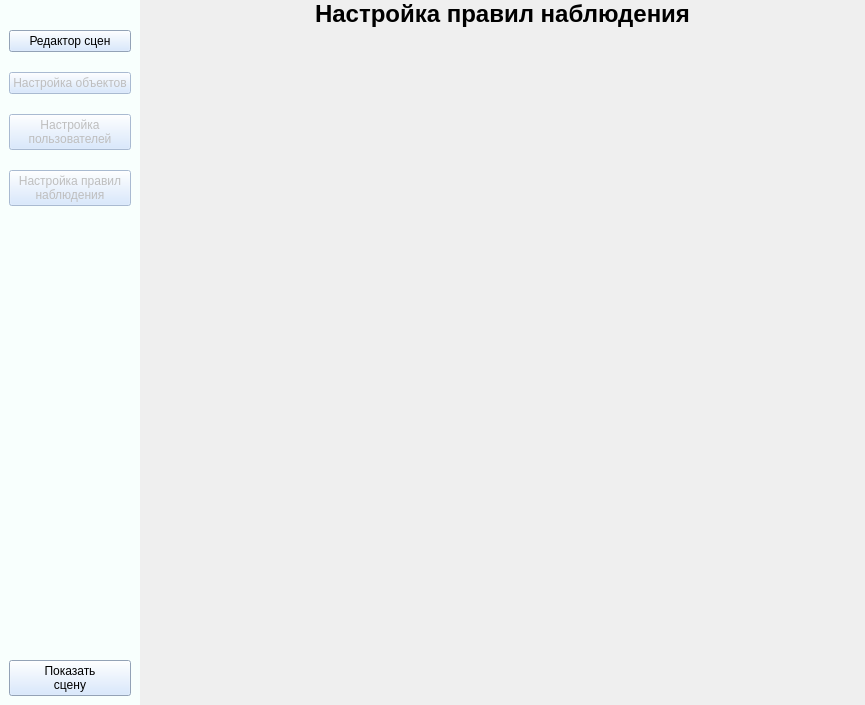
<?xml version="1.0" encoding="UTF-8"?>
<ui version="4.0">
 <class>MainWindow</class>
 <widget class="QMainWindow" name="MainWindow">
  <property name="geometry">
   <rect>
    <x>0</x>
    <y>0</y>
    <width>865</width>
    <height>705</height>
   </rect>
  </property>
  <property name="windowTitle">
   <string>Конфигуратор СОГРВ</string>
  </property>
  <widget class="QWidget" name="centralwidget">
   <layout class="QHBoxLayout" name="horizontalLayout">
    <property name="spacing">
     <number>0</number>
    </property>
    <property name="leftMargin">
     <number>0</number>
    </property>
    <property name="topMargin">
     <number>0</number>
    </property>
    <property name="rightMargin">
     <number>0</number>
    </property>
    <property name="bottomMargin">
     <number>0</number>
    </property>
    <item>
     <widget class="QWidget" name="widget" native="true">
      <property name="styleSheet">
       <string notr="true">QWidget{
	background-color: rgb(248, 255, 253);
}
QPushButton{
	background-color: rgb(206, 227, 255);
}</string>
      </property>
      <layout class="QVBoxLayout" name="verticalLayout_2">
       <property name="spacing">
        <number>20</number>
       </property>
       <property name="topMargin">
        <number>30</number>
       </property>
       <item>
        <widget class="QPushButton" name="configure_projects_btn">
         <property name="text">
          <string>Редактор сцен</string>
         </property>
         <property name="checkable">
          <bool>true</bool>
         </property>
        </widget>
       </item>
       <item>
        <widget class="QPushButton" name="configure_scene_objs_btn">
         <property name="enabled">
          <bool>false</bool>
         </property>
         <property name="text">
          <string>Настройка объектов</string>
         </property>
         <property name="checkable">
          <bool>true</bool>
         </property>
        </widget>
       </item>
       <item>
        <widget class="QPushButton" name="configure_persons_btn">
         <property name="enabled">
          <bool>false</bool>
         </property>
         <property name="text">
          <string>Настройка
пользователей</string>
         </property>
         <property name="checkable">
          <bool>true</bool>
         </property>
        </widget>
       </item>
       <item>
        <widget class="QPushButton" name="configure_rules_btn">
         <property name="enabled">
          <bool>false</bool>
         </property>
         <property name="text">
          <string>Настройка правил
наблюдения</string>
         </property>
         <property name="checkable">
          <bool>true</bool>
         </property>
        </widget>
       </item>
       <item>
        <spacer name="verticalSpacer">
         <property name="orientation">
          <enum>Qt::Vertical</enum>
         </property>
         <property name="sizeHint" stdset="0">
          <size>
           <width>20</width>
           <height>40</height>
          </size>
         </property>
        </spacer>
       </item>
       <item>
        <widget class="QPushButton" name="show_scene_btn">
         <property name="text">
          <string>Показать
сцену</string>
         </property>
        </widget>
       </item>
      </layout>
     </widget>
    </item>
    <item>
     <widget class="QWidget" name="widget_2" native="true">
      <layout class="QVBoxLayout" name="verticalLayout">
       <property name="leftMargin">
        <number>0</number>
       </property>
       <property name="topMargin">
        <number>0</number>
       </property>
       <property name="rightMargin">
        <number>0</number>
       </property>
       <property name="bottomMargin">
        <number>0</number>
       </property>
       <item>
        <widget class="QStackedWidget" name="stackedWidget">
         <property name="currentIndex">
          <number>3</number>
         </property>
         <widget class="QWidget" name="page_projects">
          <layout class="QVBoxLayout" name="page_projects_layout">
           <property name="leftMargin">
            <number>0</number>
           </property>
           <property name="topMargin">
            <number>0</number>
           </property>
           <property name="rightMargin">
            <number>0</number>
           </property>
           <property name="bottomMargin">
            <number>0</number>
           </property>
           <item>
            <widget class="QLabel" name="label">
             <property name="sizePolicy">
              <sizepolicy hsizetype="Preferred" vsizetype="Preferred">
               <horstretch>0</horstretch>
               <verstretch>0</verstretch>
              </sizepolicy>
             </property>
             <property name="font">
              <font>
               <pointsize>18</pointsize>
               <bold>true</bold>
              </font>
             </property>
             <property name="text">
              <string>Редактор сцен</string>
             </property>
             <property name="alignment">
              <set>Qt::AlignHCenter|Qt::AlignTop</set>
             </property>
            </widget>
           </item>
           <item>
            <widget class="QWidget" name="page_projects_content" native="true">
             <property name="sizePolicy">
              <sizepolicy hsizetype="Preferred" vsizetype="MinimumExpanding">
               <horstretch>0</horstretch>
               <verstretch>0</verstretch>
              </sizepolicy>
             </property>
             <layout class="QVBoxLayout" name="verticalLayout_5">
              <property name="leftMargin">
               <number>0</number>
              </property>
              <property name="topMargin">
               <number>0</number>
              </property>
              <property name="rightMargin">
               <number>0</number>
              </property>
              <property name="bottomMargin">
               <number>0</number>
              </property>
             </layout>
            </widget>
           </item>
          </layout>
         </widget>
         <widget class="QWidget" name="page_scene_objs">
          <layout class="QVBoxLayout" name="page_scene_objs_layout">
           <property name="leftMargin">
            <number>0</number>
           </property>
           <property name="topMargin">
            <number>0</number>
           </property>
           <property name="rightMargin">
            <number>0</number>
           </property>
           <property name="bottomMargin">
            <number>0</number>
           </property>
           <item>
            <widget class="QLabel" name="label_2">
             <property name="sizePolicy">
              <sizepolicy hsizetype="Preferred" vsizetype="Preferred">
               <horstretch>0</horstretch>
               <verstretch>0</verstretch>
              </sizepolicy>
             </property>
             <property name="font">
              <font>
               <pointsize>18</pointsize>
               <bold>true</bold>
              </font>
             </property>
             <property name="text">
              <string>Настройка объектов сцены</string>
             </property>
             <property name="alignment">
              <set>Qt::AlignHCenter|Qt::AlignTop</set>
             </property>
             <property name="buddy">
              <cstring></cstring>
             </property>
            </widget>
           </item>
           <item>
            <widget class="QWidget" name="page_scene_objs_content" native="true">
             <property name="sizePolicy">
              <sizepolicy hsizetype="Preferred" vsizetype="MinimumExpanding">
               <horstretch>0</horstretch>
               <verstretch>0</verstretch>
              </sizepolicy>
             </property>
             <layout class="QVBoxLayout" name="verticalLayout_3">
              <property name="leftMargin">
               <number>0</number>
              </property>
              <property name="topMargin">
               <number>0</number>
              </property>
              <property name="rightMargin">
               <number>0</number>
              </property>
              <property name="bottomMargin">
               <number>0</number>
              </property>
             </layout>
            </widget>
           </item>
          </layout>
         </widget>
         <widget class="QWidget" name="page_persons">
          <layout class="QVBoxLayout" name="page_persons_layout">
           <property name="leftMargin">
            <number>0</number>
           </property>
           <property name="topMargin">
            <number>0</number>
           </property>
           <property name="rightMargin">
            <number>0</number>
           </property>
           <property name="bottomMargin">
            <number>0</number>
           </property>
           <item>
            <widget class="QLabel" name="label_3">
             <property name="sizePolicy">
              <sizepolicy hsizetype="Preferred" vsizetype="Preferred">
               <horstretch>0</horstretch>
               <verstretch>0</verstretch>
              </sizepolicy>
             </property>
             <property name="font">
              <font>
               <pointsize>18</pointsize>
               <bold>true</bold>
              </font>
             </property>
             <property name="text">
              <string>Настройка пользователей</string>
             </property>
             <property name="alignment">
              <set>Qt::AlignHCenter|Qt::AlignTop</set>
             </property>
            </widget>
           </item>
           <item>
            <widget class="QWidget" name="page_persons_content" native="true">
             <property name="sizePolicy">
              <sizepolicy hsizetype="Preferred" vsizetype="MinimumExpanding">
               <horstretch>0</horstretch>
               <verstretch>0</verstretch>
              </sizepolicy>
             </property>
             <layout class="QVBoxLayout" name="verticalLayout_4">
              <property name="leftMargin">
               <number>0</number>
              </property>
              <property name="topMargin">
               <number>0</number>
              </property>
              <property name="rightMargin">
               <number>0</number>
              </property>
              <property name="bottomMargin">
               <number>0</number>
              </property>
             </layout>
            </widget>
           </item>
          </layout>
         </widget>
         <widget class="QWidget" name="page_rules">
          <layout class="QVBoxLayout" name="page_rules_layout">
           <property name="leftMargin">
            <number>0</number>
           </property>
           <property name="topMargin">
            <number>0</number>
           </property>
           <property name="rightMargin">
            <number>0</number>
           </property>
           <property name="bottomMargin">
            <number>0</number>
           </property>
           <item>
            <widget class="QLabel" name="label_4">
             <property name="font">
              <font>
               <pointsize>18</pointsize>
               <bold>true</bold>
              </font>
             </property>
             <property name="text">
              <string>Настройка правил наблюдения</string>
             </property>
             <property name="alignment">
              <set>Qt::AlignHCenter|Qt::AlignTop</set>
             </property>
            </widget>
           </item>
           <item>
            <widget class="QWidget" name="page_rules_content" native="true">
             <property name="sizePolicy">
              <sizepolicy hsizetype="Preferred" vsizetype="MinimumExpanding">
               <horstretch>0</horstretch>
               <verstretch>0</verstretch>
              </sizepolicy>
             </property>
             <layout class="QVBoxLayout" name="verticalLayout_6">
              <property name="leftMargin">
               <number>0</number>
              </property>
              <property name="topMargin">
               <number>0</number>
              </property>
              <property name="rightMargin">
               <number>0</number>
              </property>
              <property name="bottomMargin">
               <number>0</number>
              </property>
             </layout>
            </widget>
           </item>
          </layout>
         </widget>
        </widget>
       </item>
      </layout>
     </widget>
    </item>
   </layout>
  </widget>
  <widget class="QMenuBar" name="menubar">
   <property name="geometry">
    <rect>
     <x>0</x>
     <y>0</y>
     <width>865</width>
     <height>25</height>
    </rect>
   </property>
  </widget>
 </widget>
 <resources/>
 <connections/>
</ui>
